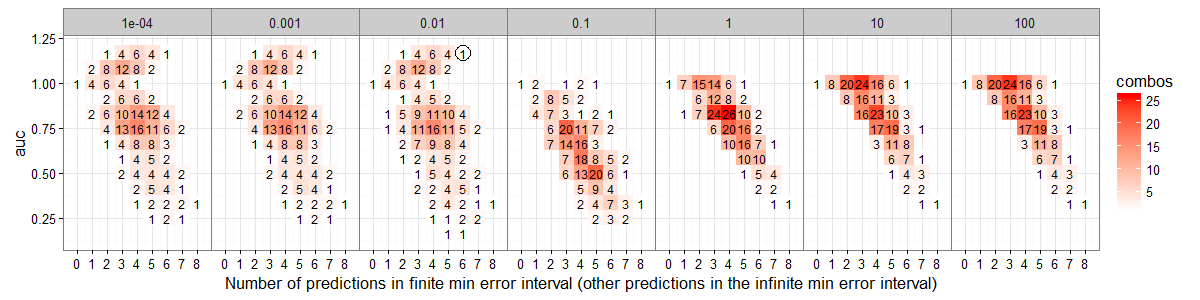

Here is the R script that generated this plot:
source("packages.R")

nb.comb <- readRDS("neuroblastomaProcessed.combinations.rds")

worst <- nb.comb$auc[which.max(auc)]
worst.combo <- nb.comb$combos[worst, .(panel, interval), on=list(combo.i)]
nb.comb$segs.min.err[, pred.log.lambda := ifelse(
  min.log.lambda == -Inf, max.log.lambda-worst$size, ifelse(
    max.log.lambda == Inf, min.log.lambda+worst$size, mid.log.lambda))]
nb.comb$segs.min.err[, interval := ifelse(
  is.finite(mid.log.lambda), "finite", "infinite")]
pred.dt <- nb.comb$segs.min.err[worst.combo, on=list(panel, interval)]
L <- penaltyLearning::ROChange(
  nb.comb$some.err, pred.dt, c("panel"))
L$auc

L$auc.polygon[, row := 1:.N]
ggplot()+
  geom_polygon(aes(
    FPR, TPR),
    fill="red",
    color="black",
    alpha=0.5,
    data=L$auc.polygon)+
  geom_text(aes(
    FPR, TPR, label=row),
    data=L$auc.polygon)

sel.dt <- L$auc.polygon[row>1, .(row, first=1)]
setkey(sel.dt, first, row)
L$auc.polygon[, row0 := row]
setkey(L$auc.polygon, row, row0)
cum.poly <- foverlaps(sel.dt, L$auc.polygon, nomatch=0L)
cum.poly[, added := ifelse(i.row==row, "new", "old")]
lim <- c(-0.2, 1.2)
gg <- ggplot()+
  geom_path(aes(
    FPR, TPR),
    data=cum.poly)+
  geom_text(aes(
    FPR, TPR, label=row, color=added),
    data=cum.poly)+
  scale_color_manual(values=c("new"="red", old="black"))+
  theme_bw()+
  theme(panel.margin=grid::unit(0, "lines"))+
  facet_wrap("i.row", nrow=2)+
  ##facet_grid(. ~ i.row)+
  coord_equal(xlim=lim, ylim=lim)+
  scale_x_continuous(breaks=seq(0, 1, by=0.5), labels=c("0", "0.5", "1"))+
  scale_y_continuous(breaks=seq(0, 1, by=0.5))
png("figure-neuroblastomaProcessed-combinations-worst.png", 12, 3, units="in", res=100)
print(gg)
dev.off()

gg <- ggplot()+
  geom_point(aes(
    aub, auc),
    color="black",
    shape=21,
    size=5,
    fill=NA,
    data=nb.comb$auc)+
  theme_bw()+
  theme(panel.margin=grid::unit(0, "lines"))+
  facet_grid(. ~ size)
print(gg)
nb.comb$auc[order(aub), .(auc, aub, size, combo.i)]

nb.comb$auc[, status := ifelse(
  auc==1 & aub != 0, "counter-example", "other")]
gg <- ggplot()+
  ggtitle("AUC=1 does not imply AUM=0,
each point represents a different vector of 8 predicted values,
for data sequences n409.4 n485.2 n490.2 n513.3 n7.4 n76.2 p4.2 p496.11")+
  geom_hline(aes(
    yintercept=yint),
    data=data.table(yint=1),
    color="grey50")+
  geom_vline(aes(
    xintercept=xint),
    data=data.table(xint=0),
    color="grey50")+
  geom_point(aes(
    aub, auc, color=status),
    data=nb.comb$auc)+
  theme_bw()+
  theme(panel.spacing=grid::unit(0, "lines"))+
  scale_x_continuous(
    "AUM = Area Under Min(FP, FN)",
    breaks=c(0:2, max(nb.comb$auc$aub)))+
  scale_y_continuous(
    "AUC = Area Under the ROC Curve",
    limits=c(0, NA),
    breaks=c(0, 0.5, 1, max(nb.comb$auc$auc)))
png("figure-neuroblastomaProcessed-combinations-points.png", width=10, height=6, units="in", res=100)
print(gg)
dev.off()

rfac <- 5
nb.comb$auc[, round.aub := round(aub*rfac)/rfac]
nb.comb$auc[, round.auc := round(auc, 4)]
aub.count <- nb.comb$auc[, list(
  combos=.N
), by=list(aub=round.aub, size, round.auc)]
gg <- ggplot()+
  geom_hline(aes(
    yintercept=yint),
    data=data.table(yint=1),
    color="grey50")+
  geom_point(aes(
    aub, round.auc, fill=combos),
    shape=21,
    size=5,
    data=aub.count)+
  scale_fill_gradient(low="white", high="red")+
  theme_bw()+
  theme(panel.margin=grid::unit(0, "lines"))+
  facet_grid(size ~ .)+
  geom_text(aes(
    aub, round.auc, label=combos),
    size=3,
    data=aub.count)+
  scale_y_continuous(
    "Area under ROC curve",
    breaks=seq(0, 1.2, by=0.2))+
  scale_x_continuous(
    "Area under both TP and FP curves")
print(gg)
png("figure-neuroblastomaProcessed-combinations-scatter.png", 12, 9, units="in", res=100)
print(gg)
dev.off()

auc.count <- nb.comb$auc[, list(
  combos=.N
), by=list(n.finite, size, round.auc)]
gg <- ggplot()+
  geom_tile(aes(
    n.finite, round.auc, fill=combos),
    data=auc.count)+
  geom_point(aes(
    n.finite, auc),
    color="black",
    shape=21,
    size=5,
    fill=NA,
    data=worst)+
  scale_fill_gradient(low="white", high="red")+
  theme_bw()+
  theme(panel.margin=grid::unit(0, "lines"))+
  facet_grid(. ~ size)+
  geom_text(aes(
    n.finite, round.auc, label=combos),
    size=3,
    data=auc.count)+
  scale_x_continuous(
    "Number of predictions in finite min error interval (other predictions in the infinite min error interval)",
    breaks=unique(auc.count$n.finite))
png("figure-neuroblastomaProcessed-combinations.png", 12, 3, units="in", res=100)
print(gg)
dev.off()
